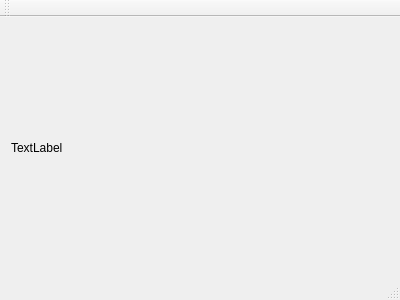
<?xml version="1.0" encoding="UTF-8"?>
<ui version="4.0">
 <class>MainWindow</class>
 <widget class="QMainWindow" name="MainWindow">
  <property name="geometry">
   <rect>
    <x>0</x>
    <y>0</y>
    <width>400</width>
    <height>300</height>
   </rect>
  </property>
  <property name="sizePolicy">
   <sizepolicy hsizetype="Minimum" vsizetype="Minimum">
    <horstretch>0</horstretch>
    <verstretch>0</verstretch>
   </sizepolicy>
  </property>
  <property name="windowTitle">
   <string>ParalHeat</string>
  </property>
  <widget class="QWidget" name="centralWidget">
   <property name="sizePolicy">
    <sizepolicy hsizetype="Minimum" vsizetype="Minimum">
     <horstretch>0</horstretch>
     <verstretch>0</verstretch>
    </sizepolicy>
   </property>
   <layout class="QVBoxLayout" name="verticalLayout_2">
    <item>
     <widget class="QLabel" name="imageDisplay">
      <property name="sizePolicy">
       <sizepolicy hsizetype="Minimum" vsizetype="Minimum">
        <horstretch>0</horstretch>
        <verstretch>0</verstretch>
       </sizepolicy>
      </property>
      <property name="text">
       <string>TextLabel</string>
      </property>
     </widget>
    </item>
   </layout>
  </widget>
  <widget class="QMenuBar" name="menuBar">
   <property name="geometry">
    <rect>
     <x>0</x>
     <y>0</y>
     <width>400</width>
     <height>20</height>
    </rect>
   </property>
  </widget>
  <widget class="QToolBar" name="mainToolBar">
   <attribute name="toolBarArea">
    <enum>TopToolBarArea</enum>
   </attribute>
   <attribute name="toolBarBreak">
    <bool>false</bool>
   </attribute>
  </widget>
  <widget class="QStatusBar" name="statusBar"/>
 </widget>
 <layoutdefault spacing="6" margin="11"/>
 <resources/>
 <connections/>
</ui>
